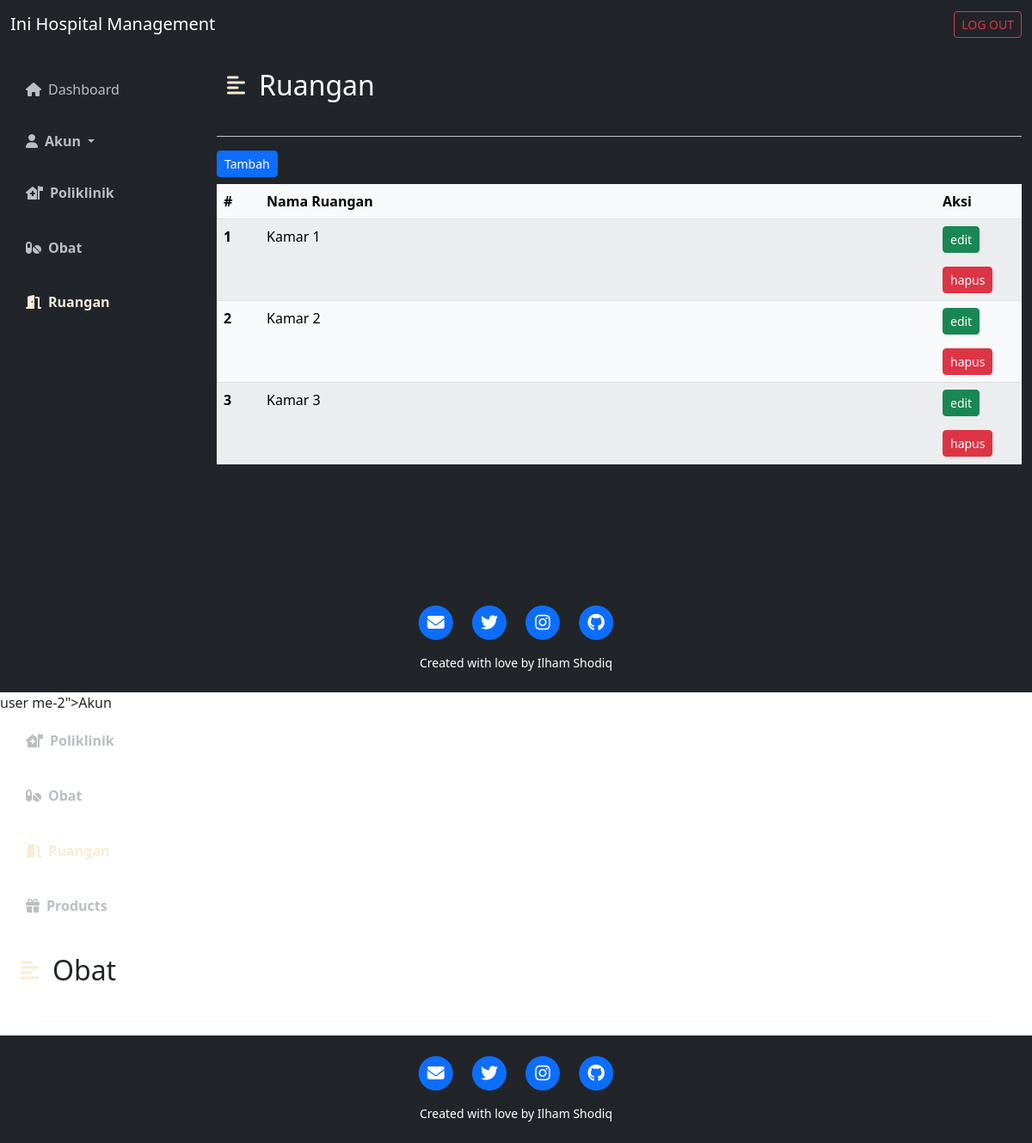
/menu_admin/admin_ruangan.php, run on the app's committed database.
### tables this page shows
CREATE TABLE IF NOT EXISTS `ruangan` (
  `id_ruangan` int(11) NOT NULL AUTO_INCREMENT,
  `nama_ruangan` varchar(50) DEFAULT NULL,
  PRIMARY KEY (`id_ruangan`)
);

### menu_admin/admin_ruangan.php (the view, shortened to what this page needs)
<!DOCTYPE html>
<html lang="en">
<head>
    <!DOCTYPE html>
    <html lang="en">
    <head>
        <link href="https://cdn.jsdelivr.net/npm/bootstrap@5.2.0-beta1/dist/css/bootstrap.min.css" rel="stylesheet">
        <link rel="stylesheet" href="https://cdnjs.cloudflare.com/ajax/libs/font-awesome/6.1.1/css/all.min.css" />
        <link rel="stylesheet" href="../css/style_dashboard.css">
    </head>
<body>
    <?php
    include "../koneksi.php";
    $sql = "SELECT * FROM ruangan";
    $query = $koneksi->query($sql);
    $no = 1;
    ?>
    <nav class="navbar navbar-dark bg-dark">
        <div class="container-fluid">
            <a class="navbar-brand" href="#"> Ini Hospital Management</a>
            <a href="../logout.php" class="btn btn-outline-danger btn-sm" role="button">LOG OUT</a>
        </div>
    </nav>
    <div class="d-flex bg-dark text-white" id="wrapper">
        <div class="bg-dark" id="sidebar-wrapper">
            <div class="list-group list-group-flush my-3">
                <a href="admin_dashboard.php" class="list-group-item list-group-item-action bg-transparent second-text"><i class="fas fa-home me-2"></i>Dashboard</a>
                <a class="navbar-toggler list-group-item list-group-item-action bg-transparent second-text fw-bold nav-link dropdown-toggle second-text fw-bold" href="#" id="accountDropdown" role="button" data-bs-toggle="dropdown">
                    <i class="fas fa-user me-2"></i>Akun
                </a>
                <a href="admin_poliklinik.php" class="list-group-item list-group-item-action bg-transparent second-text fw-bold"><i class="fas fa-house-medical-flag me-2"></i>Poliklinik</a>
                <a href="admin_obat.php" class="list-group-item list-group-item-action bg-transparent second-text fw-bold"><i class="fas fa-pills me-2"></i>Obat</a>
                <a href="admin_ruangan.php" class="list-group-item list-group-item-action bg-transparent second-text fw-bold active"><i class="fas fa-door-open me-2"></i>Ruangan</a>
            </div>
        </div>
        <div id="page-content-wrapper">
            <nav class="navbar navbar-expand-lg navbar-light bg-transparent py-4 px-4">
                <div class="d-flex align-items-center">
                    <i class="fas fa-align-left primary-text fs-4 me-3" id="menu-toggle"></i>
                    <h2 class="fs-2 m-0">Ruangan</h2>
                </div>
            </nav>
            <div class="container-sm">
                <hr class="border-light border-2 opacity-75">
                <a class="btn btn-primary mb-2 btn-sm" href="admin_tambah_ruangan.php" role="button">Tambah</a>
                <table class="table table-light table-striped rounded table-hover">
                    <thead>
                        <tr>
                            <th scope="col" width="50">#</th>
                            <th scope="col">Nama Ruangan</th>
                            <th scope="col" width="100">Aksi</th>
                        </tr>
                    </thead>
                    <tbody>
                        <?php while ($data = $query->fetch_array()) { ?>
                            <tr>
                                <th scope="row"><?php echo $no++ ?></th>
                                <td><?php echo $data['nama_ruangan'] ?></td>
                                <td>
                                    <form action="admin_edit_ruangan.php?id_ruangan=<?php echo $data['id_ruangan'] ?>" method="post">
                                        <input class="btn btn-success btn-sm" type="submit" value="edit">
                                    </form>
                                    <form action="aksi/aksi_hapusruangan.php" method="post">
                                        <input class="btn btn-danger btn-sm" type="submit" name="hapus" value="hapus" onClick="return confirm('Apakah Anda ingin menghapus obat?')">
                                    </form>
                                </td>
                            </tr>
                        <?php } ?>
                    </tbody>
                </table>
            </div>
        </div>
    </div>
    <footer class="bg-dark text-center text-white p-4">
        <div class="row gx-4 gx-lg-5 justify-content-center">
            <div class="col-md-10 col-lg-8 col-xl-7">
                <ul class="list-inline text-center">
                    <li class="list-inline-item">
                        <a href="mailto:ilhambheh@gmail.com">
                            <span class="fa-stack fa-lg">
                                <i class="fas fa-circle fa-stack-2x"></i>
                                <i class="fas fa-envelope fa-stack-1x fa-inverse"> </i>
                            </span>
                        </a>
                    </li>
                    <li class="list-inline-item">
                        <a href="https://twitter.com/The12sMB">
                            <span class="fa-stack fa-lg">
                                <i class="fas fa-circle fa-stack-2x"></i>
                                <i class="fab fa-twitter fa-stack-1x fa-inverse"></i>
                            </span>
                        </a>
                    </li>
                    <li class="list-inline-item">
                        <a href="https://www.instagram.com/ilham_shodq/">
                            <span class="fa-stack fa-lg">
                                <i class="fas fa-circle fa-stack-2x"></i>
                                <i class="fab fa-instagram fa-stack-1x fa-inverse"></i>
                            </span>
                        </a>
                    </li>
                    <li class="list-inline-item">
                        <a href="https://github.com/ilhamshodiq">
                            <span class="fa-stack fa-lg">
                                <i class="fas fa-circle fa-stack-2x"></i>
                                <i class="fab fa-github fa-stack-1x fa-inverse"></i>
                            </span>
                        </a>
                    </li>
                </ul>
                <div class="small text-center">Created with love by Ilham Shodiq</div>
            </div>
        </div>
    </footer>
</body>
</html>user me-2"></i>Akun
<a href="admin_poliklinik.php" class="list-group-item list-group-item-action bg-transparent second-text fw-bold"><i class="fas fa-house-medical-flag me-2"></i>Poliklinik</a>
<a href="admin_obat.php" class="list-group-item list-group-item-action bg-transparent second-text fw-bold"><i class="fas fa-pills me-2"></i>Obat</a>
<a href="admin_ruangan.php" class="list-group-item list-group-item-action bg-transparent second-text fw-bold active"><i class="fas fa-door-open me-2"></i>Ruangan</a>
<a href="#" class="list-group-item list-group-item-action bg-transparent second-text fw-bold"><i class="fas fa-gift me-2"></i>Products</a>
<div id="page-content-wrapper">
    <nav class="navbar navbar-expand-lg navbar-light bg-transparent py-4 px-4">
        <div class="d-flex align-items-center">
            <i class="fas fa-align-left primary-text fs-4 me-3" id="menu-toggle"></i>
            <h2 class="fs-2 m-0">Obat</h2>
        </div>
    </nav>
    <div class="container-sm">
        <hr class="border-light border-2 opacity-75">
    </div>
</div>
<footer class="bg-dark text-center text-white p-4">
    <div class="row gx-4 gx-lg-5 justify-content-center">
        <div class="col-md-10 col-lg-8 col-xl-7">
            <ul class="list-inline text-center">
                <li class="list-inline-item">
                    <a href="mailto:ilhambheh@gmail.com">
                        <span class="fa-stack fa-lg">
                            <i class="fas fa-circle fa-stack-2x"></i>
                            <i class="fas fa-envelope fa-stack-1x fa-inverse"> </i>
                        </span>
                    </a>
                </li>
                <li class="list-inline-item">
                    <a href="https://twitter.com/The12sMB">
                        <span class="fa-stack fa-lg">
                            <i class="fas fa-circle fa-stack-2x"></i>
                            <i class="fab fa-twitter fa-stack-1x fa-inverse"></i>
                        </span>
                    </a>
                </li>
                <li class="list-inline-item">
                    <a href="https://www.instagram.com/ilham_shodq/">
                        <span class="fa-stack fa-lg">
                            <i class="fas fa-circle fa-stack-2x"></i>
                            <i class="fab fa-instagram fa-stack-1x fa-inverse"></i>
                        </span>
                    </a>
                </li>
                <li class="list-inline-item">
                    <a href="https://github.com/ilhamshodiq">
                        <span class="fa-stack fa-lg">
                            <i class="fas fa-circle fa-stack-2x"></i>
                            <i class="fab fa-github fa-stack-1x fa-inverse"></i>
                        </span>
                    </a>
                </li>
            </ul>
            <div class="small text-center">Created with love by Ilham Shodiq</div>
        </div>
    </div>
</footer>
</body>
</html>

### css/style_dashboard.css (style rules this page uses)
:root { --main-text-color: antiquewhite; --second-text-color: #bbbec5; --second-bg-color: #c1efde; }
.primary-text { color: var(--main-text-color); }
.second-text { color: var(--second-text-color); }
#wrapper { overflow-x: hidden; }
#sidebar-wrapper { min-height: 78vh; margin-left: -15rem; -webkit-transition: margin 0.25s ease-out; -moz-transition: margin 0.25s ease-out; -o-transition: margin 0.25s ease-out; transition: margin 0.25s ease-out; }
#sidebar-wrapper .list-group { width: 15rem; }
#page-content-wrapper { min-width: 100vw; }
#menu-toggle { cursor: pointer; }
.list-group-item { border: none; padding: 20px 30px; }
.list-group-item.active { background-color: transparent; color: var(--main-text-color); font-weight: bold; border: none; }
@media (min-width: 768px) { #sidebar-wrapper { margin-left: 0; } }
@media (min-width: 768px) { #page-content-wrapper { min-width: 0; width: 100%; } }

### data on the page
ruangan: nama_ruangan "Kamar 1"
ruangan: nama_ruangan "Kamar 2"
ruangan: nama_ruangan "Kamar 3"
